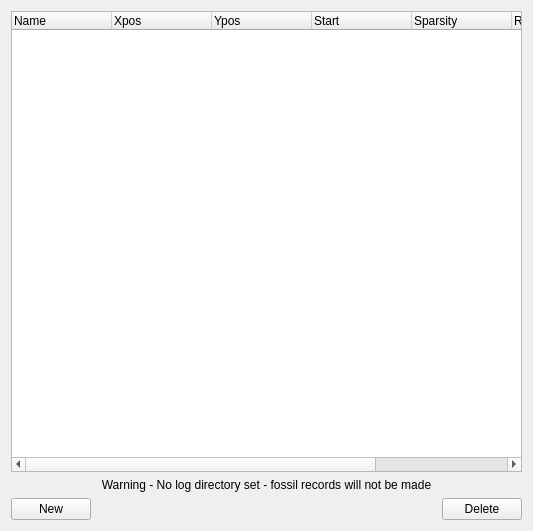
<?xml version="1.0" encoding="UTF-8"?>
<ui version="4.0">
 <class>FossRecWidget</class>
 <widget class="QWidget" name="FossRecWidget">
  <property name="geometry">
   <rect>
    <x>0</x>
    <y>0</y>
    <width>533</width>
    <height>531</height>
   </rect>
  </property>
  <property name="windowTitle">
   <string>Form</string>
  </property>
  <layout class="QVBoxLayout" name="verticalLayout">
   <item>
    <widget class="QTreeWidget" name="treeWidget">
     <column>
      <property name="text">
       <string>Name</string>
      </property>
     </column>
     <column>
      <property name="text">
       <string>Xpos</string>
      </property>
     </column>
     <column>
      <property name="text">
       <string>Ypos</string>
      </property>
     </column>
     <column>
      <property name="text">
       <string>Start</string>
      </property>
     </column>
     <column>
      <property name="text">
       <string>Sparsity</string>
      </property>
     </column>
     <column>
      <property name="text">
       <string>Records</string>
      </property>
     </column>
     <column>
      <property name="text">
       <string>Active?</string>
      </property>
     </column>
    </widget>
   </item>
   <item>
    <widget class="QLabel" name="WarnLabel">
     <property name="text">
      <string>Warning - No log directory set - fossil records will not be made</string>
     </property>
     <property name="alignment">
      <set>Qt::AlignCenter</set>
     </property>
    </widget>
   </item>
   <item>
    <layout class="QHBoxLayout" name="horizontalLayout">
     <item>
      <widget class="QPushButton" name="NewButton">
       <property name="text">
        <string>New</string>
       </property>
      </widget>
     </item>
     <item>
      <spacer name="horizontalSpacer">
       <property name="orientation">
        <enum>Qt::Horizontal</enum>
       </property>
       <property name="sizeHint" stdset="0">
        <size>
         <width>40</width>
         <height>20</height>
        </size>
       </property>
      </spacer>
     </item>
     <item>
      <widget class="QPushButton" name="DeleteButton">
       <property name="text">
        <string>Delete</string>
       </property>
      </widget>
     </item>
    </layout>
   </item>
  </layout>
 </widget>
 <resources/>
 <connections/>
</ui>
